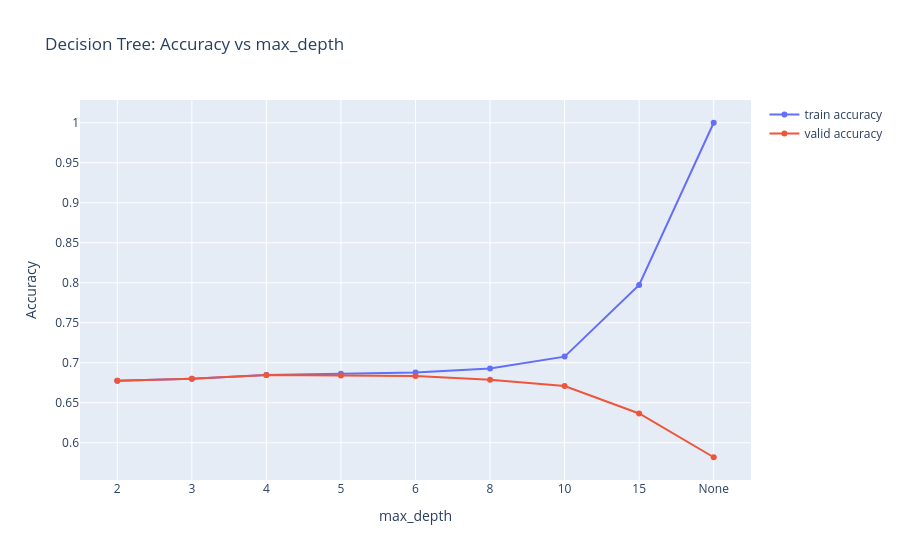

Source (notebook cell):
### Code cell
# depth vs accuracy (train/valid) — check overfitting
depth_results = pd.DataFrame(dtCV.cv_results_)
depth_only = depth_results[
    (depth_results['param_min_samples_split'] == dtCV.best_params_['min_samples_split']) &
    (depth_results['param_min_samples_leaf']  == dtCV.best_params_['min_samples_leaf'])
].copy()

depth_vals = depth_only['param_max_depth'].astype(str)

fig = go.Figure()
fig.add_trace(go.Scatter(x=depth_vals, y=depth_only['mean_train_score'],
                         mode='lines+markers', name='train accuracy'))
fig.add_trace(go.Scatter(x=depth_vals, y=depth_only['mean_test_score'],
                         mode='lines+markers', name='valid accuracy'))
fig.update_layout(title='Decision Tree: Accuracy vs max_depth',
                  xaxis_title='max_depth', yaxis_title='Accuracy')
fig.show()

### Figure 1 — Plotly figure (JSON) as saved in the notebook; plotly's stock layout.template omitted (floating-point values rounded to 4 significant figures)
{"data": [{"mode": "lines+markers", "name": "train accuracy", "type": "scatter", "x": ["2", "3", "4", "5", "6", "8", "10", "15", "None"], "y": [0.6775, 0.6801, 0.6848, 0.6863, 0.6877, 0.6928, 0.7077, 0.7972, 1.0]}, {"mode": "lines+markers", "name": "valid accuracy", "type": "scatter", "x": ["2", "3", "4", "5", "6", "8", "10", "15", "None"], "y": [0.6775, 0.6801, 0.6845, 0.6842, 0.6834, 0.6789, 0.6709, 0.6366, 0.5819]}], "layout": {"title": {"text": "Decision Tree: Accuracy vs max_depth"}, "xaxis": {"title": {"text": "max_depth"}}, "yaxis": {"title": {"text": "Accuracy"}}}}
